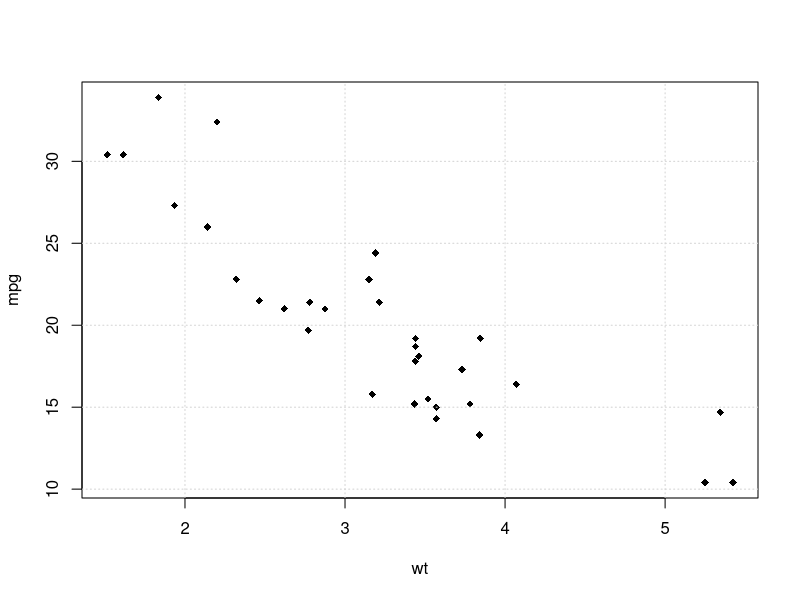
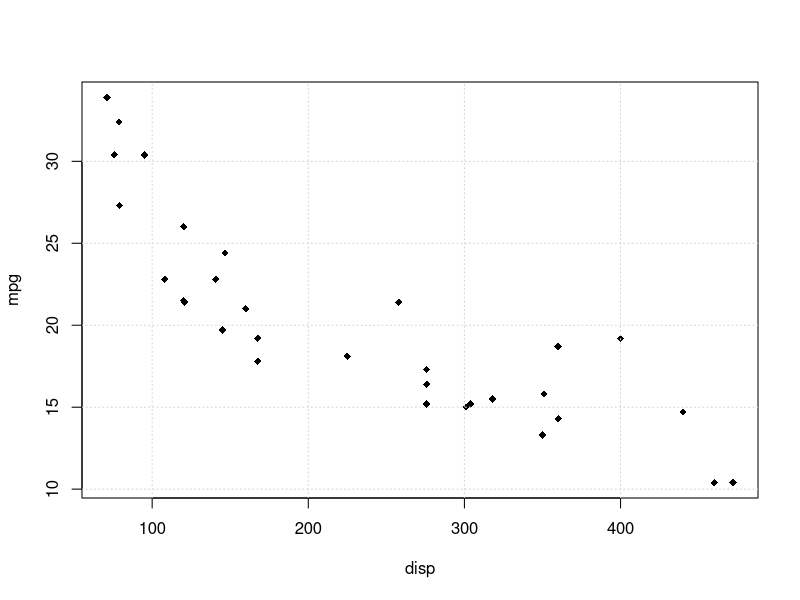
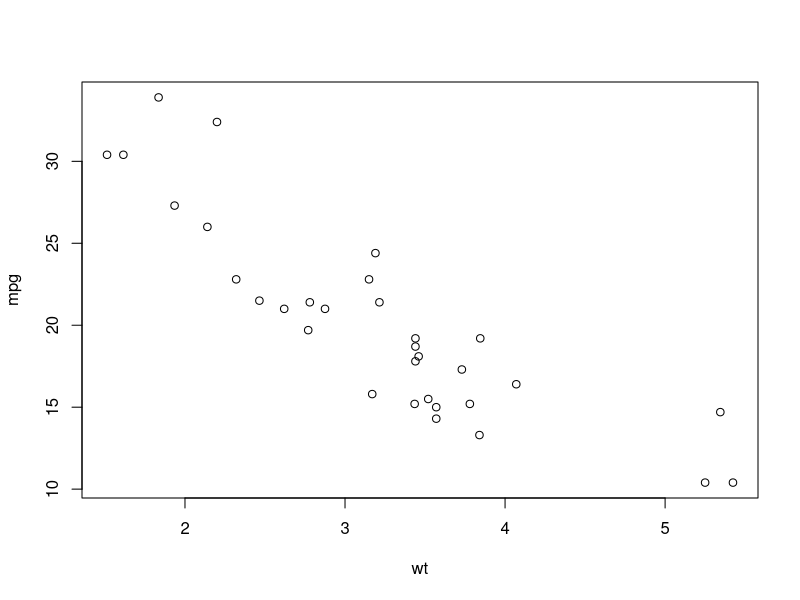
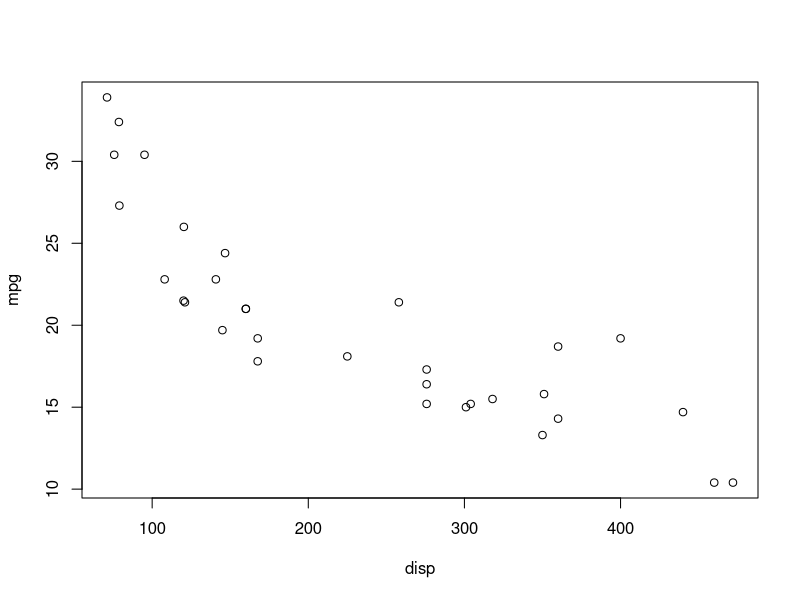
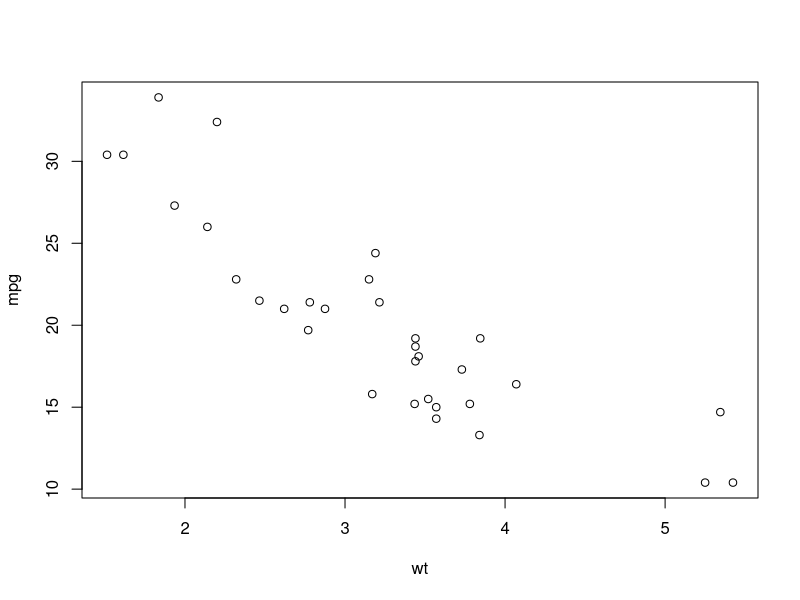
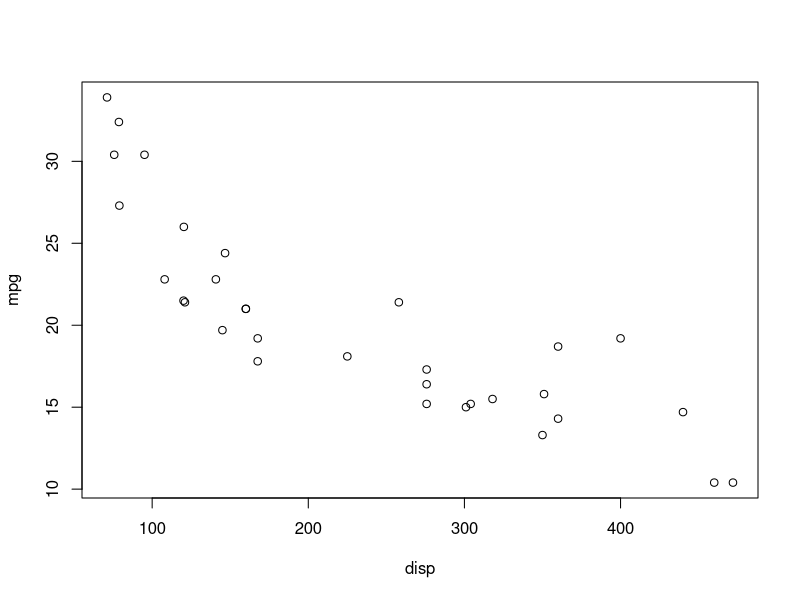

The R source for these figures, in order:
## ---- chunk 1
knitr::opts_chunk$set(echo = TRUE)
## ---- chunk 2
data(mtcars)
## ---- chunk 3
head(mtcars)
## ---- chunk 4
plot(mpg~wt,data=mtcars, pch=18)
grid()

## ---- chunk 5
cor(mtcars$mpg,mtcars$wt)
## ---- chunk 6
model1 <- lm(mpg ~ wt, data = mtcars)

summary(model1)
## ---- chunk 7
newData = data.frame(wt = 3.05, disp = 122)
print(predict(model1, newData, interval = 'predict'))
## ---- chunk 8
plot(mpg~disp,data=mtcars, pch=18)
grid()
## ---- chunk 9
cor(mtcars$mpg,mtcars$disp)
## ---- chunk 10
model2 <- lm(mpg ~ disp, data = mtcars)
summary(model2)
## ---- chunk 11
plot(mpg ~ wt+disp, data = mtcars)
## ---- chunk 12
model3= lm(mpg ~ wt+disp, data = mtcars)
summary(model3)
## ---- chunk 13
plot(mpg ~ wt+disp, data=mtcars)
## ---- chunk 14
summary(model3)
## ---- chunk 15
anova_result <- anova(model1, model3)
print(anova_result)
